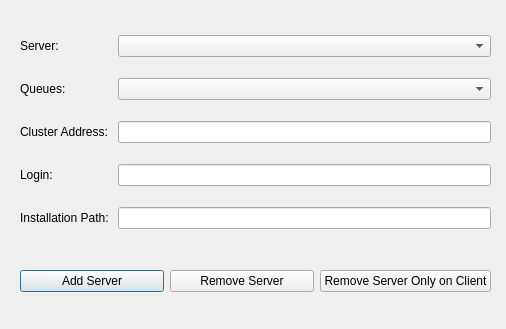
<?xml version="1.0" encoding="UTF-8"?>
<ui version="4.0">
 <class>ServerManagementDlg</class>
 <widget class="QDialog" name="ServerManagementDlg">
  <property name="geometry">
   <rect>
    <x>0</x>
    <y>0</y>
    <width>506</width>
    <height>329</height>
   </rect>
  </property>
  <property name="windowTitle">
   <string>Server Management</string>
  </property>
  <property name="modal">
   <bool>true</bool>
  </property>
  <widget class="QWidget" name="gridLayoutWidget">
   <property name="geometry">
    <rect>
     <x>20</x>
     <y>20</y>
     <width>471</width>
     <height>227</height>
    </rect>
   </property>
   <layout class="QGridLayout" name="gridLayout">
    <item row="8" column="0">
     <widget class="QLabel" name="label_4">
      <property name="text">
       <string>Installation Path: </string>
      </property>
     </widget>
    </item>
    <item row="7" column="0">
     <widget class="QLabel" name="label_3">
      <property name="text">
       <string>Login:</string>
      </property>
     </widget>
    </item>
    <item row="0" column="0">
     <widget class="QLabel" name="label">
      <property name="text">
       <string>Server:</string>
      </property>
     </widget>
    </item>
    <item row="0" column="1">
     <widget class="QComboBox" name="combo_resources"/>
    </item>
    <item row="1" column="0">
     <widget class="QLabel" name="label_2">
      <property name="text">
       <string>Queues:</string>
      </property>
     </widget>
    </item>
    <item row="7" column="1">
     <widget class="QLineEdit" name="lineEdit_login"/>
    </item>
    <item row="8" column="1">
     <widget class="QLineEdit" name="lineEdit_InstallPath">
      <property name="readOnly">
       <bool>false</bool>
      </property>
     </widget>
    </item>
    <item row="1" column="1">
     <widget class="QComboBox" name="combo_queues"/>
    </item>
    <item row="6" column="1">
     <widget class="QLineEdit" name="lineEdit_cluster_add"/>
    </item>
    <item row="6" column="0">
     <widget class="QLabel" name="label_5">
      <property name="text">
       <string>Cluster Address:</string>
      </property>
     </widget>
    </item>
   </layout>
  </widget>
  <widget class="QWidget" name="gridLayoutWidget_2">
   <property name="geometry">
    <rect>
     <x>20</x>
     <y>250</y>
     <width>471</width>
     <height>62</height>
    </rect>
   </property>
   <layout class="QGridLayout" name="gridLayout_2">
    <item row="2" column="0">
     <widget class="QPushButton" name="btn_add_server">
      <property name="text">
       <string>Add Server</string>
      </property>
     </widget>
    </item>
    <item row="2" column="2">
     <widget class="QPushButton" name="btn_remove_server">
      <property name="text">
       <string>Remove Server</string>
      </property>
     </widget>
    </item>
    <item row="2" column="3">
     <widget class="QPushButton" name="btn_rm_serveronclient">
      <property name="text">
       <string>Remove Server Only on Client</string>
      </property>
     </widget>
    </item>
   </layout>
  </widget>
 </widget>
 <resources/>
 <connections/>
</ui>
